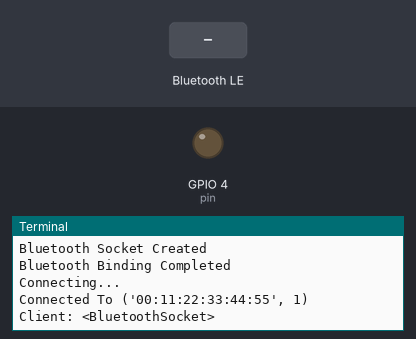
The program below on a simulated Raspberry Pi (BCM pin numbers). Shown: output pins drawn as LEDs (lit = HIGH), the last lines printed to the terminal. The test bench sets the inputs (shaded band). A phone connects over Bluetooth after 1 s.

Above: at 2.2 s.
2.3 s: "o" written over Bluetooth
At 3.5 s:
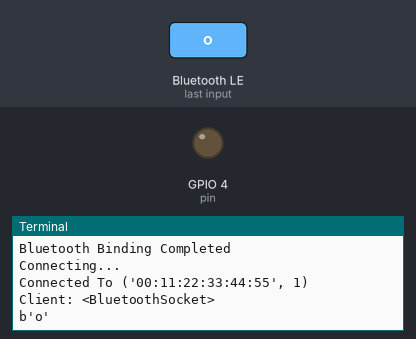
3.8 s: "O" written over Bluetooth
At 4.8 s:
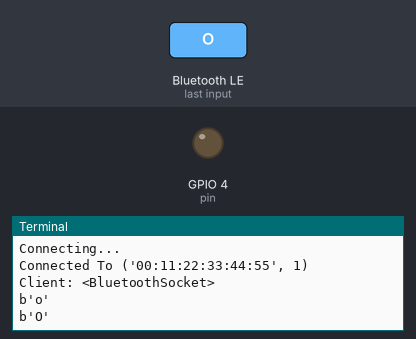
5.3 s: "x" written over Bluetooth
At 5.9 s:
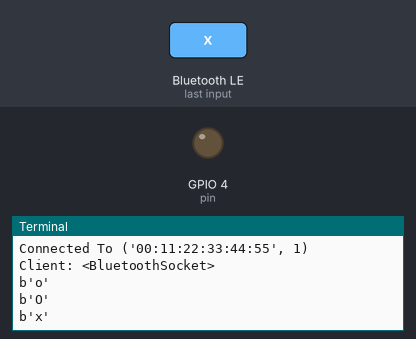

The program:

server.py
```python
import bluetooth
import RPi.GPIO as GPIO
pin = 4
GPIO.setmode(GPIO.BCM)
GPIO.setup(pin, GPIO.OUT)
host = ""
port = 1

server = bluetooth.BluetoothSocket(bluetooth.RFCOMM)
print('Bluetooth Socket Created')
try:
	server.bind((host, port))
	print("Bluetooth Binding Completed")
except:
	print("Bluetooth Binding Failed")
print("Connecting...")
server.listen(1)
client, address = server.accept()
print("Connected To", address)
print("Client:", client)
try:
	while True:

		data = client.recv(1024)
		print(data)

		if data == "o":
			GPIO.output(pin,1)
			#send_data = "Light On "
		elif data == "O":
			GPIO.output(pin,1)
			#send_data = "Light Off "
		elif data == 'x':
			GPIO.output(pin,0)
		elif data == 'X':
			GPIO.output(pin,0)
		else:
			send_data = "plase input o or x "
		#client.send(send_data)
except:

	GPIO.cleanup()
	client.close()
	server.close()
```

Measured:
- after the input at 2.3 s, the terminal: prints a new line at once (image 1)
- after the input at 3.8 s, the terminal: prints a new line at once (image 2)
- after the input at 5.3 s, the terminal: prints a new line at once (image 3)
